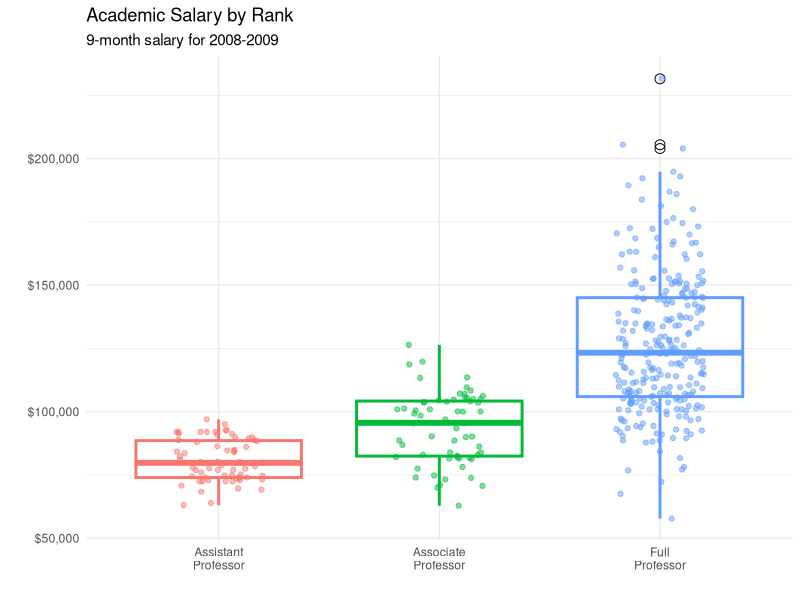
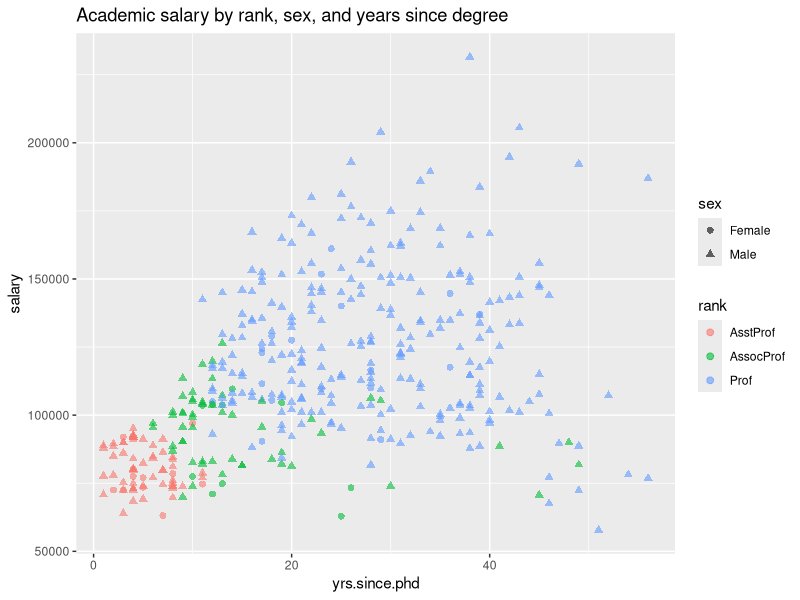
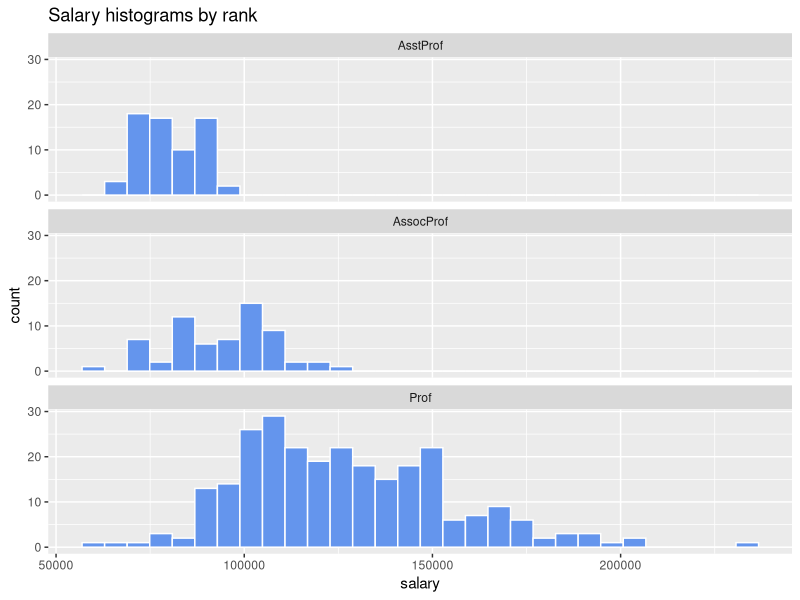

Here is the R script that generated these plots, in order: (Note: this script raises an error after producing the figures.)
## ---- chunk 1
knitr::opts_chunk$set(echo = TRUE)
## ---- chunk 2
library(ggplot2)
library(scales)
data(Salaries, package="carData")

ggplot(Salaries, aes(x = factor(rank, labels = c("Assistant\nProfessor", "Associate\nProfessor", "Full\nProfessor")), 
                     y = salary, color = rank)) +
  geom_boxplot(size=1,
               outlier.shape = 1,
               outlier.color = "black",
               outlier.size = 3) +
  geom_jitter(alpha=0.5,
              width = 0.2) +
  scale_y_continuous(label = dollar) +
  labs(title = "Academic Salary by Rank", 
       subtitle = "9-month salary for 2008-2009",
       x = "",
       y = "") +
  theme_minimal() +
  theme(legend.position = "none")
  
## ---- chunk 3
ggplot(Salaries, aes(x=yrs.since.phd, y=salary, color=rank, shape=sex)) +
  geom_point(size=2, alpha=0.6) +
  labs(title="Academic salary by rank, sex, and years since degree")
## ---- chunk 4
ggplot(Salaries, aes(x=salary)) +
  geom_histogram(fill='cornflowerblue', color='white') +
  facet_wrap(~rank, ncol=1) +
  labs(title = 'Salary histograms by rank')
## ---- chunk 5
data(gapminder, package="gapminder")
library(dplyr)
plotdata <- gapminder %>%
  filter(
    continent == "Asia" & year == 2007
  )

ggplot(plotdata, aes(x = lifeExp, y = reorder(country, lifeExp))) + geom_point()
## ---- chunk 6
ggplot(plotdata, 
       aes(x=lifeExp, 
           y=reorder(country, lifeExp))) +
  geom_point(color="blue", 
             size = 2) +
  geom_segment(aes(x = 40, 
               xend = lifeExp, 
               y = reorder(country, lifeExp), 
               yend = reorder(country, lifeExp)),
               color = "lightgrey") +
  labs (x = "Life Expectancy (years)",
        y = "",
        title = "Life Expectancy by Country",
        subtitle = "GapMinder data for Asia - 2007") +
  theme_minimal() + 
  theme(panel.grid.major = element_blank(),
        panel.grid.minor = element_blank())
